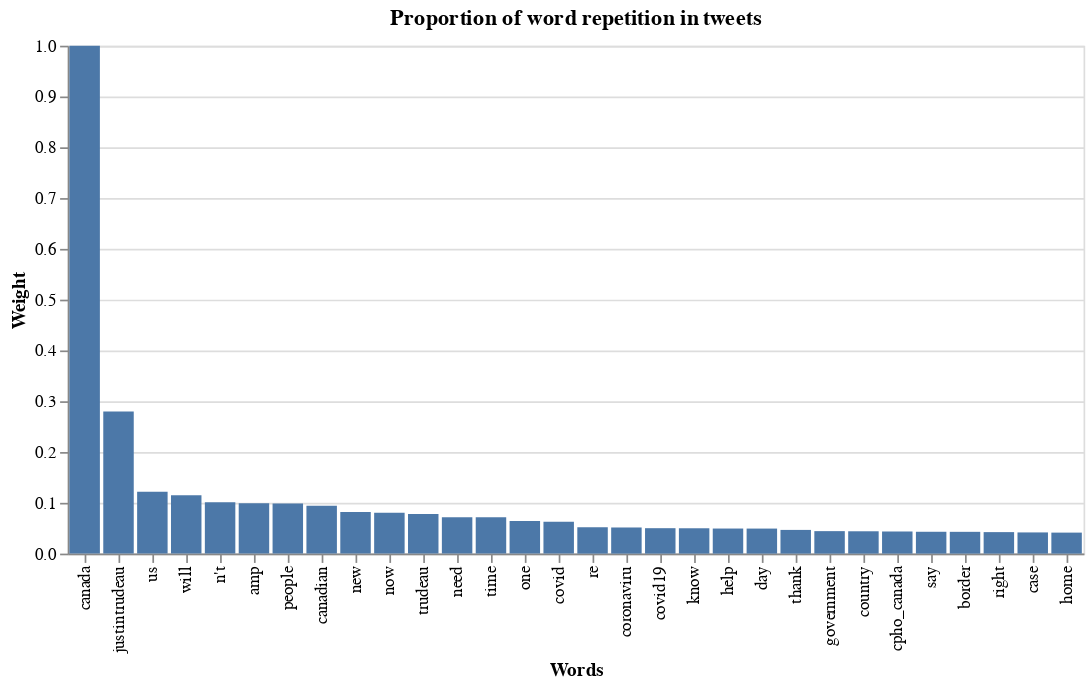

The notebook cell this image was saved under:
### Code cell
alt.Chart(df_weights[:30]).mark_bar().encode(
    x=alt.X('word', sort=df_weights.word.to_list(), title="Words"),
    y=alt.Y('weight', title="Weight")
).properties(
    title="Proportion of word repetition in tweets"
)

### Figure 1 — Vega-Lite specification as saved in the notebook (floating-point values rounded to 4 significant figures; data arrays with more than 128 entries replaced by an {"elided": "..."} marker saying what was removed)
{"$schema": "https://vega.github.io/schema/vega-lite/v4.8.1.json", "config": {"view": {"continuousHeight": 300, "continuousWidth": 400}}, "data": {"name": "data-ccae1727cee56f88eedaa5d9eb287c81"}, "datasets": {"data-ccae1727cee56f88eedaa5d9eb287c81": [{"weight": 1, "word": "canada"}, {"weight": 0.2797, "word": "justintrudeau"}, {"weight": 0.122, "word": "us"}, {"weight": 0.1149, "word": "will"}, {"weight": 0.1012, "word": "n't"}, {"weight": 0.09892, "word": "amp"}, {"weight": 0.09891, "word": "people"}, {"weight": 0.09412, "word": "canadian"}, {"weight": 0.08205, "word": "new"}, {"weight": 0.08036, "word": "now"}, {"weight": 0.07775, "word": "trudeau"}, {"weight": 0.07168, "word": "need"}, {"weight": 0.07165, "word": "time"}, {"weight": 0.0643, "word": "one"}, {"weight": 0.06259, "word": "covid"}, {"weight": 0.05191, "word": "re"}, {"weight": 0.05144, "word": "coronaviru"}, {"weight": 0.05006, "word": "covid19"}, {"weight": 0.04991, "word": "know"}, {"weight": 0.04937, "word": "help"}, {"weight": 0.04929, "word": "day"}, {"weight": 0.04667, "word": "thank"}, {"weight": 0.04425, "word": "government"}, {"weight": 0.04398, "word": "country"}, {"weight": 0.04355, "word": "cpho_canada"}, {"weight": 0.043, "word": "say"}, {"weight": 0.04289, "word": "border"}, {"weight": 0.04232, "word": "right"}, {"weight": 0.04172, "word": "case"}, {"weight": 0.04134, "word": "home"}]}, "encoding": {"x": {"field": "word", "sort": {"elided": "400 str values"}, "title": "Words", "type": "nominal"}, "y": {"field": "weight", "title": "Weight", "type": "quantitative"}}, "mark": "bar", "title": "Proportion of word repetition in tweets"}
